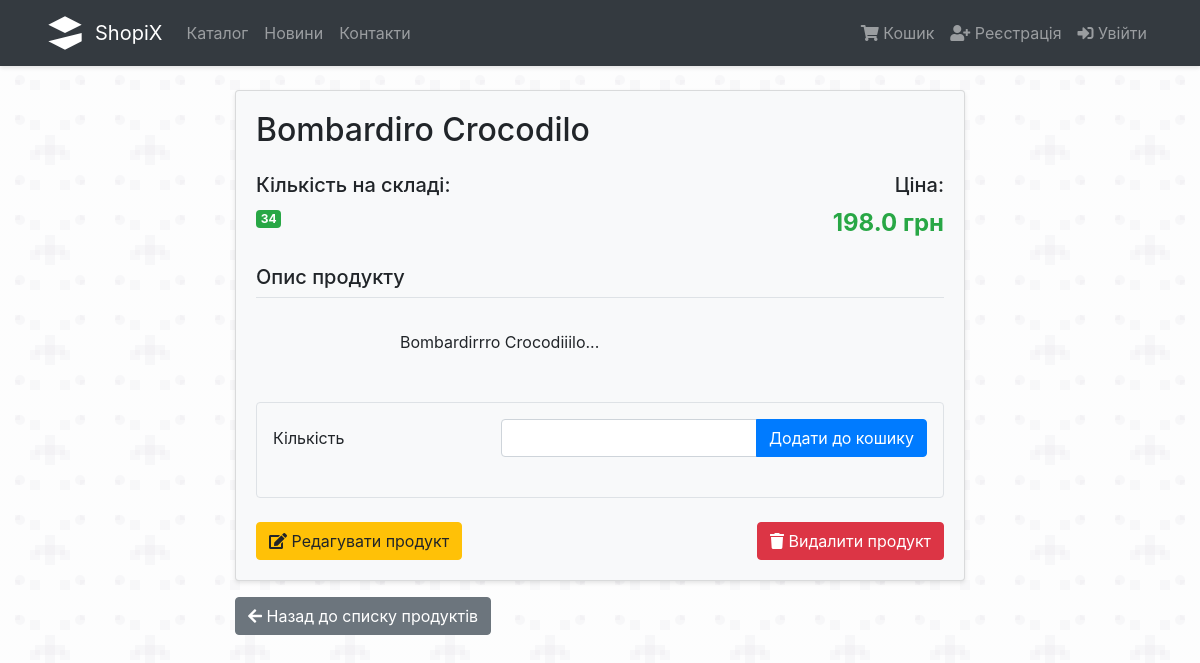
The page /products/1 on the database as committed earlier.
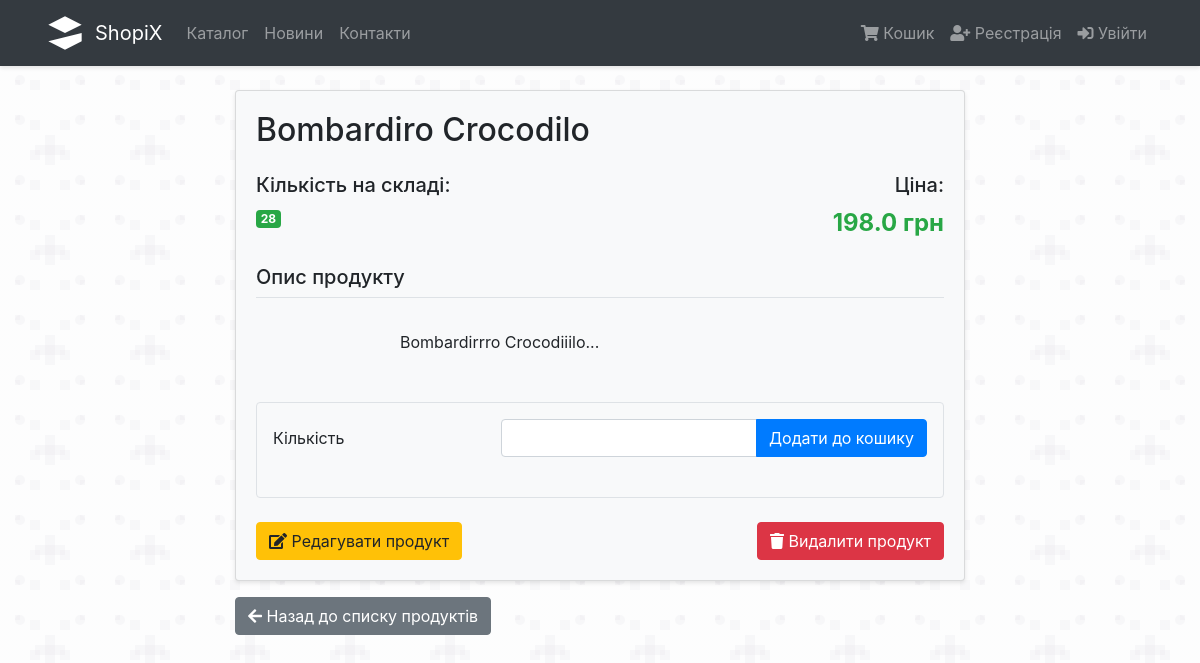
The same page on the database as committed later.
### proj/products/models.py (models this page shows, shortened)
class Product(db.Model):
    id = db.Column(db.Integer, primary_key=True)
    name = db.Column(db.String(64), unique=False, nullable=False)
    in_stock = db.Column(db.Integer, default=0)
    description = db.Column(db.Text)
    price = db.Column(db.Float, nullable=True, default=0.01) #TODO: set nullable=False after a wipe-out
    orders = db.relationship('OrderToProduct', backref='product', lazy=True)

### proj/products/routes.py (the view, shortened to what this page needs)
@products.route('/<int:id>', methods=['GET', 'POST'])
def details(id):
    if 'cart' not in session:
        session['cart'] = []
    product = Product.query.get_or_404(id)
    form = AddToCart(product_id=product.id)
    return render_template('products/product_details.html', product=product, form=form)

### proj/cart/forms.py
class AddToCart(FlaskForm):
    product_id = HiddenField('ID', validators=[DataRequired()])
    quantity = IntegerField('Кількість', validators=[DataRequired(), NumberRange(min=1)])
    submit = SubmitField('Додати до кошику')

### proj/__init__.py (called while the page is built)
def nl2br(value):
    return Markup(value.replace('\n', '<br>'))

### proj/templates/products/product_details.html (shortened to what this page needs)
{% extends "layout.html" %}
{% block content %}
    <div class="row justify-content-center">
        <div class="col-md-8">
            <div class="card bg-light">
                <div class="card-body">
                    <h2 class="card-title mb-4">{{ product.name }}</h2>
                    <div class="row mb-4">
                        <div class="col-md-6">
                            <h5>Кількість на складі:</h5>
                            {% if product.in_stock > 0 %}
                                <span class="badge badge-success">{{ product.in_stock }}</span>
                            {% else %}
                                <span class="badge badge-danger">Немає в наявності</span>
                            {% endif %}
                        </div>
                        <div class="col-md-6 text-right">
                            <h5>Ціна:</h5>
                            <span class="product-price">{{ product.price }} грн</span>
                        </div>
                    </div>
                    {% if product.description %}
                        <div class="mb-4">
                            <h5 class="border-bottom pb-2">Опис продукту</h5>
                            <div class="description-text">
                                {{ product.description | nl2br }}
                            </div>
                        </div>
                    {% endif %}
                    {% if product.in_stock > 0 %}
                        <div class="mb-4 p-3 bg-light border rounded">
                            <form method="POST" action="{{ url_for('products.details', id=product.id) }}">
                                <div class="form-group row">
                                    <label for="quantity" class="col-sm-4 col-form-label">{{ form.quantity.label }}</label>
                                    <div class="col-sm-8">
                                        <div class="input-group">
                                            {{ form.quantity(class="form-control", min=1, max=product.in_stock) }}
                                            <div class="input-group-append">
                                                {{ form.submit(class="btn btn-primary") }}
                                            </div>
                                        </div>
                                    </div>
                                </div>
                            </form>
                        </div>
                    {% endif %}
                    <div class="d-flex justify-content-between align-items-center">
                        <a href="{{ url_for('products.edit', id=product.id) }}" class="btn btn-warning">
                            <i class="fas fa-edit"></i> Редагувати продукт
                        </a>
                        <button type="button" class="btn btn-danger" data-toggle="modal" data-target="#deleteModal">
                            <i class="fas fa-trash"></i> Видалити продукт
                        </button>
                    </div>
                </div>
            </div>
            <div class="mt-3">
                <a href="{{ url_for('products.index') }}" class="btn btn-secondary">
                    <i class="fas fa-arrow-left"></i> Назад до списку продуктів
                </a>
            </div>
        </div>
    </div>
{% endblock %}

### proj/templates/layout.html (shortened to what this page needs)
<!DOCTYPE html>
<html>
<head>
    <link rel="stylesheet" href="https://stackpath.bootstrapcdn.com/bootstrap/4.3.1/css/bootstrap.min.css">
</head>
<body>
    <nav class="navbar navbar-expand-lg navbar-dark bg-dark">
        <div class="container">
            <a class="navbar-brand d-flex align-items-center" href="{{ url_for('products.index') }}">
                <img alt="ShopiX Logo">
                <span>ShopiX</span>
            </a>
            <div class="collapse navbar-collapse" id="navbarNav">
                <ul class="navbar-nav mr-auto">
                    <li class="nav-item">
                        <a class="nav-link" href="{{ url_for('products.index') }}">Каталог</a>
                    </li>
                    <li class="nav-item">
                        <a class="nav-link" href="{{ url_for('products.index') }}">Новини</a>
                    </li>
                    <li class="nav-item">
                        <a class="nav-link" href="{{ url_for('products.index') }}">Контакти</a>
                    </li>
                </ul>
                <ul class="navbar-nav">
                    <li class="nav-item">
                        <a class="nav-link" href="{{ url_for('cart.index') }}">
                            <i class="fas fa-shopping-cart"></i> Кошик
                        </a>
                    </li>
                    {% if current_user.is_authenticated %}
                        <li class="nav-item">
                            <a class="nav-link" href="{{ url_for('auth.profile', id=current_user.id) }}">
                                <i class="fas fa-user"></i> Мій профіль
                            </a>
                        </li>
                        <li class="nav-item">
                            <a class="nav-link" href="{{ url_for('auth.logout') }}">
                                <i class="fas fa-sign-out-alt"></i> Вийти
                            </a>
                        </li>
                    {% else %}
                        <li class="nav-item">
                            <a class="nav-link" href="{{ url_for('auth.register') }}">
                                <i class="fas fa-user-plus"></i> Реєстрація
                            </a>
                        </li>
                        <li class="nav-item">
                            <a class="nav-link" href="{{ url_for('auth.login') }}">
                                <i class="fas fa-sign-in-alt"></i> Увійти
                            </a>
                        </li>
                    {% endif %}
                </ul>
            </div>
        </div>
    </nav>
    <div class="container mt-4">
        {% block content %}
        {% endblock %}
    </div>
    <link rel="stylesheet" href="https://cdnjs.cloudflare.com/ajax/libs/font-awesome/5.15.4/css/all.min.css">
</body>
</html>

### proj/templates/layout.html (style rules this page uses)
.navbar-brand img { height: 40px; margin-right: 10px; }
body { background-color: #f8f9fa; min-height: 100vh; }
.card { background-color: rgba(255, 255, 255, 0.9); box-shadow: 0 2px 4px rgba(0, 0, 0, 0.1); }
.navbar { box-shadow: 0 2px 4px rgba(0, 0, 0, 0.1); }

### proj/templates/products/product_details.html (style rules this page uses)
.description-text { white-space: pre-wrap; line-height: 1.5; }
.product-price { font-size: 1.5rem; font-weight: bold; color: #28a745; }

Rows that differ between the two databases and show on the page:
changed Product "Bombardiro Crocodilo": in_stock "34" → "28"
